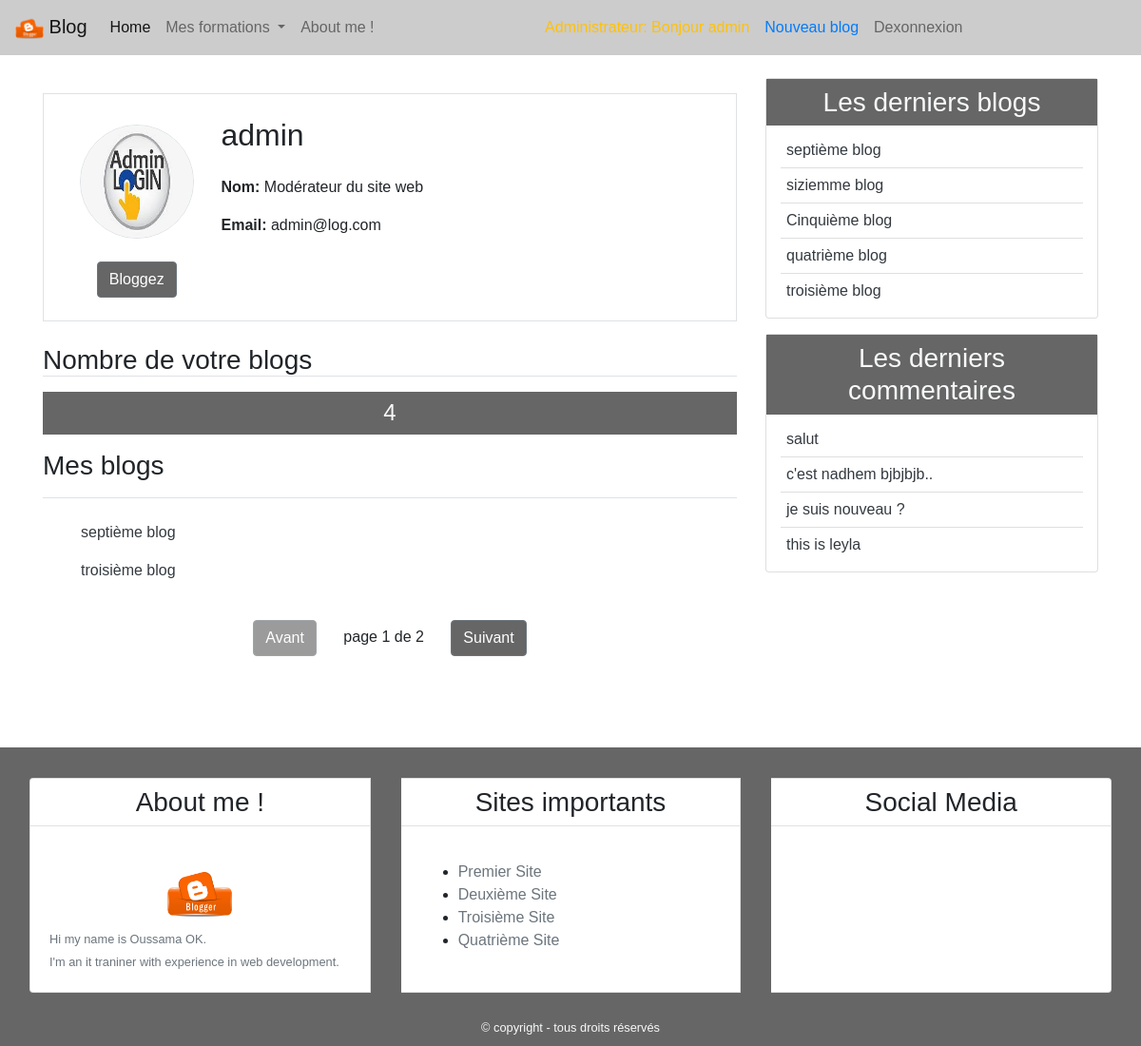
The page /profile/ (signed in) on the database as committed earlier.
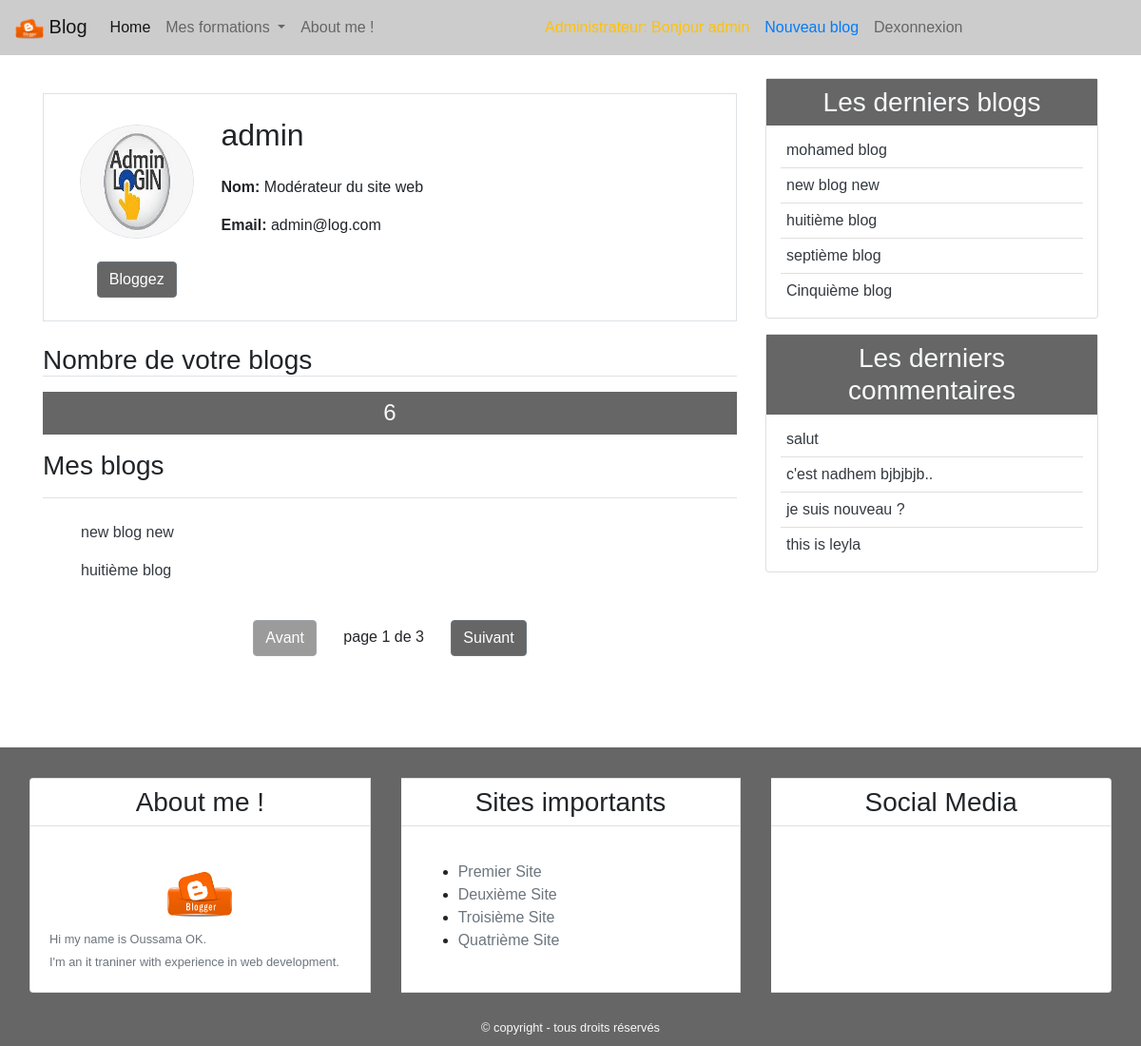
The same page on the database as committed later.
### blog/models.py (models this page shows, shortened)
class Post(models.Model):
    title = models.CharField(max_length=100)
    content = models.TextField()
    post_date = models.DateTimeField(default=timezone.now)
    post_update = models.DateTimeField(auto_now=True)
    author = models.ForeignKey(User, on_delete= models.CASCADE)
    class Meta:
        ordering = ('-post_date',)

class Comment(models.Model):
    name = models.CharField(max_length=50, verbose_name='Nom')
    email = models.EmailField(verbose_name='email')
    body = models.TextField(verbose_name='Commentaire')
    comment_date = models.DateTimeField(auto_now_add=True)
    active = models.BooleanField(default=False)
    post = models.ForeignKey(Post, on_delete=models.CASCADE, related_name='comments')
    class Meta:
        ordering = ('-comment_date',)

### user/views.py (the view)
# urls.py: path('profile/', views.profile , name='profile'),
@login_required(login_url='login')
def profile(request):
    posts = Post.objects.filter(author=request.user)
    post_list = Post.objects.filter(author=request.user)
    paginator = Paginator(post_list, 2)
    page = request.GET.get('page')
    try:
        post_list = paginator.page(page)
    except PageNotAnInteger:
        post_list = paginator.page(1)
    except EmptyPage:
        post_list = paginator.page(paginator.num_pages)
    return render (request, 'user/profile.html',{
        'title' : 'Profile personnel',
        'posts' : posts,
        'page' : page,
        'post_list': post_list,
    })

### blog/templatetags/post_tag.py (called while the page is built)
@register.inclusion_tag('blog/latest_posts.html')
def latest_posts():
    context={
        'l_posts': Post.objects.all()[0:5],
   }
    return context

@register.inclusion_tag('blog/latest_comments.html')
def latest_comments():
    context={
        'l_comments': Comment.objects.filter(active=True)[0:5],
   }
    return context

### user/templates/user/profile.html (shortened to what this page needs)
{% extends 'blog/base.html' %}
{% block content %}
<div class="border p-4 mb-4 mt-3 ">
  <div class="row">
    <div class="col-md-3 text-center" >
        <img class="img-fluid rounded-circle  border m-2"  style="width: 120px; height:120px ; "
        src="{{user.profile.image.url}}" alt="{{user.username}}"  >
        <div class="mt-3">
            <a class="btn btn-secondary bg-secondary" href="{% url 'profile_update' %}"> Bloggez</a>
        </div>
    </div>
    <div class="col-md39">
        <h2 class="mb-4" > {{user.username}}</h2>
        <p class="font-weight-bold">Nom: <span class="font-weight-normal">{{user.first_name}} {{user.last_name}}</span></p>
        <p class="font-weight-bold">Email: <span class="font-weight-normal">{{user.email}}</span></p>
    </div>
  </div>
</div>
<div class="row mb-5">
  <div class="col-md">
    <h3 class="border-bottom pb- mb-3">Nombre de votre blogs</h3>
    <h4 class="bg-secondary text-center p-2 text-light">{{posts.count}}</h4>
    <h3 class="border-bottom mb-4 pb-3 mt-3" >Mes blogs</h3>
    {% for post in post_list %}
    <ul class="pr-2">
      <a class="text-dark" href="{% url 'detail' post.pk %}">{{post.title}}</a>
    </ul>
    {% empty %}
    <h4 class="text-center mb-5">Pas de blogs</h4>
    {% endfor %}
    {% include 'blog/pagination.html' with page=post_list %}
  </div>
</div>
{% endblock content %}

### blog/templates/blog/latest_posts.html
<ul class="list-group-flush latest-post">
    {% for post in l_posts %}
    <li class="list-group-item latest-post-item" >
        <a class="text-dark" href="{% url 'detail' post.pk %}">{{post.title}}</a>
    </li>
    {% empty %}
    <li class="list-group-item latest-post-item" >Pas de blogs!</li>
    {% endfor %}
</ul>

### blog/templates/blog/latest_comments.html
<ul class="list-group-flush latest-comment">
    {% for comment in l_comments %}
    <li class="list-group-item latest-comment-item" >
        <a class="text-dark" href="{% url 'detail' comment.post.pk %}">
            {% if comment.body|length > 25 %}
            {{comment.body|slice:'20'}}..
            {% else %}
            {{comment.body}}
            {% endif %}
        </a>
    </li>
    {% empty %}
    <li class="list-group-item latest-comment-item" >Pas de commentaires!</li>
    {% endfor %}
</ul>

Rows that differ between the two databases and show on the page:
no longer on this page (row unchanged): Post: title "troisième blog"
removed Post: title "siziemme blog", shown under "Les derniers blogs"
no longer on one of the page's lists (row unchanged): Post: title "septième blog"
no longer on this page (row unchanged): Post: title "quatrième blog", shown under "Les derniers blogs"
added Post: title "new blog new"
added Post: title "huitième blog"
added Post: title "mohamed blog", shown under "Les derniers blogs"
Other text that changed with them:
{{ posts.count }}: "4" → "6"
{{ page.paginator.num_pages }}: "2" → "3"
